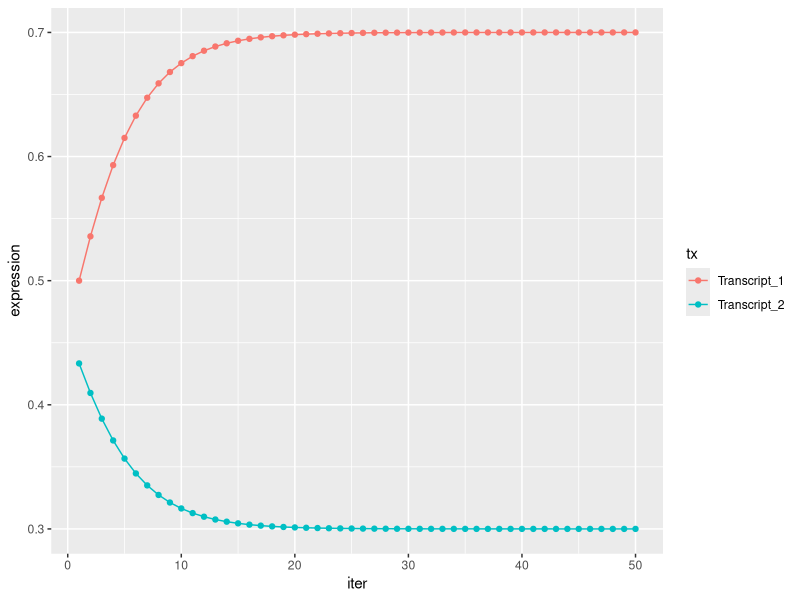
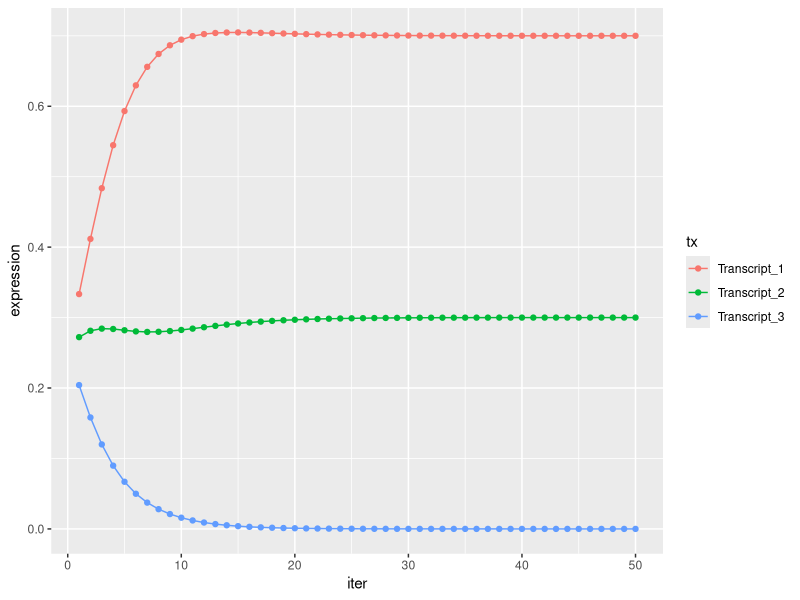
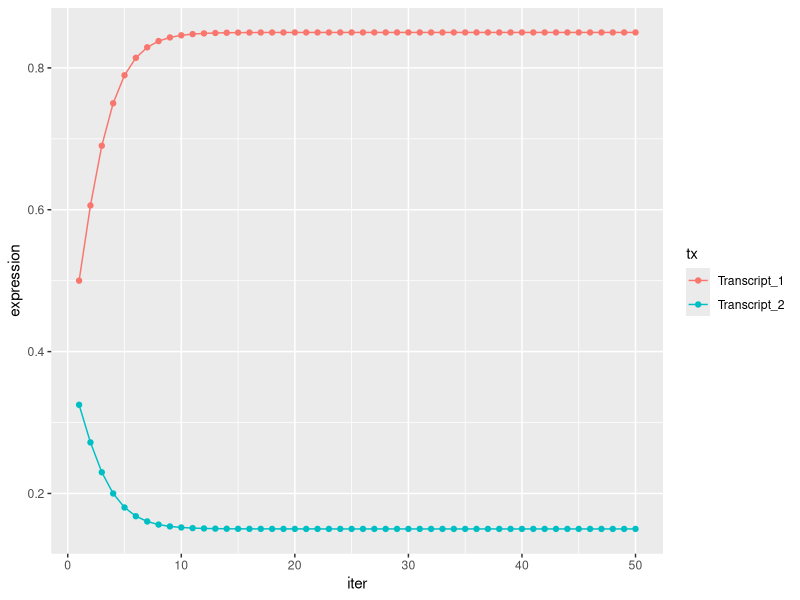

Recreate these plots in R, in order.
## ---- chunk 1
knitr::opts_chunk$set(echo = TRUE)
## ---- chunk 2
suppressMessages(library("dplyr"))
suppressMessages(library("ggplot2"))
suppressMessages(library("tidyr"))
## ---- chunk 3
library("dplyr")
library("ggplot2")
library("tidyr")
## ---- chunk 4
performEM <- function(M, k, len, NITER){
  #Original implementation provided by Ernest Turro 
	mu.trace <- list()
	X.trace <- list()

	#Initialize X and mu
	#Divide k reads equally among transcripts
	x <- k/apply(M,1,sum)
	X = c()
	for (i in c(1:ncol(M))){ X = cbind(X,x) }
	X.trace[[1]] <- X * M
	mu.trace[[1]] <- apply(X.trace[[1]],2,sum)/len #Initialize mu with its maximum likelihood estimate

	#Implementation of the EM algorithm
	for (iter in c(2:NITER)){
		mu = mu.trace[[iter-1]] #Take the latest mu values
		X = matrix(NA, ncol = ncol(M), nrow = nrow(M)) #Initalize X with empty matrix

		#The E-step (updated X_it)
		for (i in c(1:nrow(M))){
			for (t in c(1:ncol(M))){
				X[i,t] <- k[i]*M[i,t]/sum(M[i,]*mu)*mu[t]
			}
		}
		X.trace[[iter]] = X
		#The M-step (find maximum likelihood estimate of mu)
		mu.trace[[iter]] = apply(X,2,sum)/len
	}
	results = as.data.frame(do.call(rbind, mu.trace))
	colnames(results) = paste0("Transcript_", 1:ncol(results))
	return(results)
}
## ---- chunk 5
plotTraces <- function(mu.em, NITER = 50){
  plot_data = dplyr::mutate(mu.em, iter = c(1:1000)) %>% 
    dplyr::select(iter, everything()) %>%
      tidyr::gather("tx", "expression", -iter)
  plot = ggplot(dplyr::filter(plot_data, iter <= NITER), aes(x = iter, y = expression, group = tx, color = tx)) + 
  geom_point() + 
  geom_line()
  return(plot)
}
## ---- chunk 6
len <- c(200, 300) # Transcript lengths
M <- matrix(c(1,1,0,1), byrow = T, ncol = 2) #the transcripts
k <- c(200,30) # the counts for each set

#Run the EM-algorithm
mu.em = performEM(M,k,len, NITER = 1000)
tail(mu.em,1)
## ---- chunk 7
plotTraces(mu.em)
## ---- chunk 8
len <- c(200, 300, 400) # the lengths
M <- matrix(c(1,1,1,0,1,1,0,0,1), byrow = T, ncol = 3) #the transcripts
k <- c(200,30,0) # the counts for each set

#Run the EM-algorithm
mu.em = performEM(M,k,len, NITER = 1000)
tail(mu.em,1)
## ---- chunk 9
plotTraces(mu.em)
## ---- chunk 10
len <- c(200, 400) # the lengths
M <- matrix(c(1,1,0,1), byrow = T, ncol = 2) #the transcripts
k <- c(200,30) # the counts for each set

#Run the EM-algorithm
mu.em = performEM(M,k,len, NITER = 1000)
tail(mu.em,1)
## ---- chunk 11
plotTraces(mu.em)
